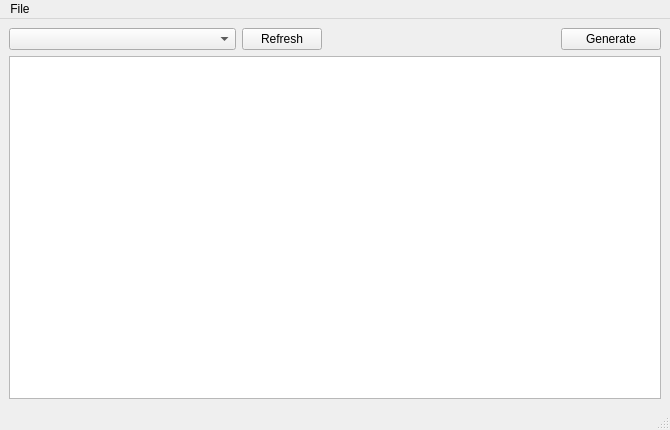
<?xml version="1.0" encoding="UTF-8"?>
<ui version="4.0">
 <class>CPluginWindow</class>
 <widget class="QMainWindow" name="CPluginWindow">
  <property name="geometry">
   <rect>
    <x>0</x>
    <y>0</y>
    <width>670</width>
    <height>430</height>
   </rect>
  </property>
  <property name="windowTitle">
   <string>MainWindow</string>
  </property>
  <widget class="QWidget" name="centralwidget">
   <layout class="QGridLayout" name="gridLayout">
    <item row="0" column="3">
     <widget class="QPushButton" name="pushGenerate">
      <property name="sizePolicy">
       <sizepolicy hsizetype="Maximum" vsizetype="Fixed">
        <horstretch>0</horstretch>
        <verstretch>0</verstretch>
       </sizepolicy>
      </property>
      <property name="minimumSize">
       <size>
        <width>100</width>
        <height>0</height>
       </size>
      </property>
      <property name="text">
       <string>Generate</string>
      </property>
     </widget>
    </item>
    <item row="0" column="0">
     <widget class="QComboBox" name="comboBox"/>
    </item>
    <item row="1" column="0" colspan="4">
     <widget class="QTextBrowser" name="textBrowser"/>
    </item>
    <item row="0" column="2">
     <spacer name="horizontalSpacer">
      <property name="orientation">
       <enum>Qt::Horizontal</enum>
      </property>
      <property name="sizeType">
       <enum>QSizePolicy::Fixed</enum>
      </property>
      <property name="sizeHint" stdset="0">
       <size>
        <width>40</width>
        <height>20</height>
       </size>
      </property>
     </spacer>
    </item>
    <item row="0" column="1">
     <widget class="QPushButton" name="pushRefresh">
      <property name="sizePolicy">
       <sizepolicy hsizetype="Maximum" vsizetype="Fixed">
        <horstretch>0</horstretch>
        <verstretch>0</verstretch>
       </sizepolicy>
      </property>
      <property name="text">
       <string>Refresh</string>
      </property>
     </widget>
    </item>
   </layout>
  </widget>
  <widget class="QMenuBar" name="menubar">
   <property name="geometry">
    <rect>
     <x>0</x>
     <y>0</y>
     <width>670</width>
     <height>21</height>
    </rect>
   </property>
   <widget class="QMenu" name="menuFile">
    <property name="title">
     <string>File</string>
    </property>
    <addaction name="actionExport_as"/>
   </widget>
   <addaction name="menuFile"/>
  </widget>
  <widget class="QStatusBar" name="statusbar"/>
  <action name="actionExport_as">
   <property name="text">
    <string>[TODO] Export as...</string>
   </property>
  </action>
 </widget>
 <resources/>
 <connections/>
</ui>
